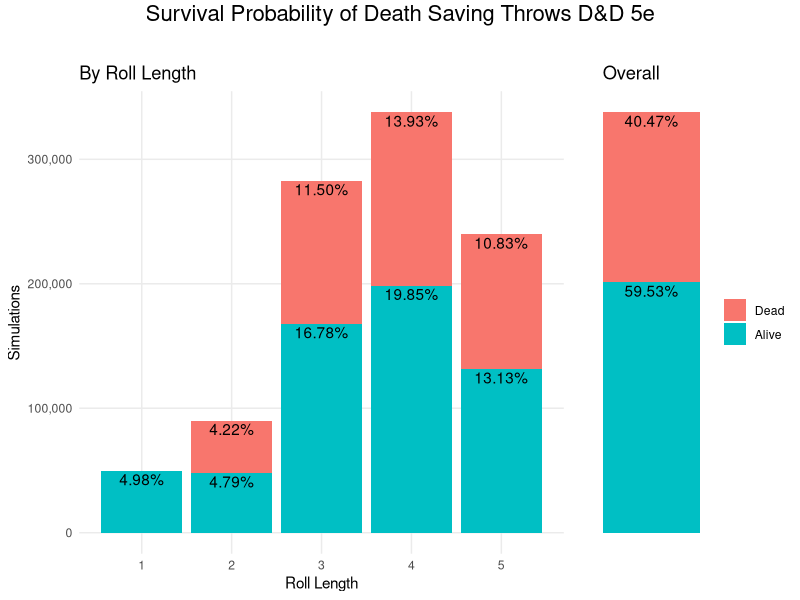

Here is the R script that generated this plot:
## ---- chunk 1
knitr::opts_chunk$set(echo = TRUE)
## ---- chunk 2
death_save <- function() {
  # Variables to track
  live <- 0
  die <- 0
  roll_length <- 0
  
  rolling <- T
  while (rolling == T) {
    # Roll the die, increment roll_length, increment live or die accordingly
    roll <- sample(1:20, 1)
    roll_length <- roll_length + 1
    if (roll == 20) {
      live <- live + 3
    } else if (roll == 1) {
      die <- die + 2
    } else if (1 < roll & roll < 10) {
      die <- die + 1
    } else {
      live <- live + 1
    }
    
    # Check how many successes or failures there are to keep rolling or not
    if (live >= 3) {
      rolling <- F
      result <- 1
    } else if (die >= 3) {
      rolling <- F
      result <- 0
    }
  }
  
  # Return both the result and how many rolls it took in a list
  return(list(result, roll_length))
}
## ---- chunk 3
# Conduct the Monte Carlo simulation
trials <- 10^6
ds_data <- replicate(trials, death_save())

# Unpack the results
ds_result <- unlist(ds_data[1,])
ds_roll_length <- unlist(ds_data[2,])

# Results
(mean_outcome <- mean(ds_result)) # Probability of surviving
(mean_roll <- mean(ds_roll_length)) # The average number or rolls in a death saving throw event
## ---- chunk 4
# Plot the results
library(ggplot2)
library(scales)
library(gridExtra)
library(grid)
df <- data.frame(rolls=ds_roll_length, results=ds_result, d_a=rep("", trials))

# Plot by roll length
p <- ggplot(df, aes(rolls, fill=factor(results))) +
  geom_bar()  + 
  labs(title = "By Roll Length", 
       x = "Roll Length", y = "Simulations") +
  theme(legend.title = element_blank()) + 
  geom_text(aes(label = scales::percent(..count../sum(..count..))),
            stat = 'count', position = "stack", vjust = 1.2) +
  scale_y_continuous(labels=scales::comma) +
  theme(legend.position = "none",
        panel.background = element_rect(fill = "white"),
        panel.grid.major = element_line(color = "grey92"),
        axis.ticks = element_blank())

# Plot overall
p2 <- ggplot(df, aes(d_a, fill=factor(results))) + 
  geom_bar(width = 2) +
  geom_text(aes(label = paste(round(..count../sum(..count..) * 100, digits = 2), "%", sep = "")),
            stat = 'count', position = "stack", vjust = 1.2) +
  scale_fill_discrete(labels = c("Dead", "Alive")) +
  theme(legend.title=element_blank(),
        panel.background = element_blank(),
        axis.text.y = element_blank(),
        axis.ticks = element_blank()) + 
  labs(title = "Overall", x = "", y = "") +
  scale_y_continuous(labels=scales::comma)

# Combine into one figure
grid.arrange(p, p2, widths=c(3, 1.2), top = textGrob("Survival Probability of Death Saving Throws D&D 5e\n", gp = gpar(fontsize = 16)))
